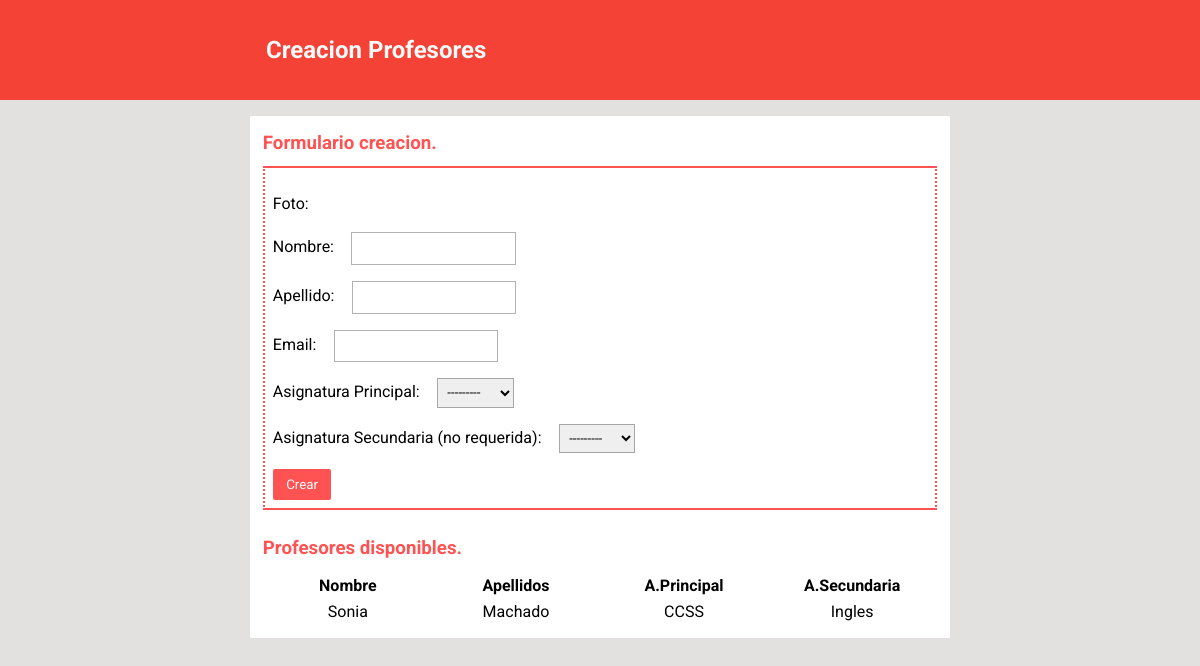
/setup/crearProfesores/, run on the app's committed database.
### setup/models.py (models this page shows, shortened)
class Profesor(models.Model):
    foto = models.ImageField(blank=True)
    nombre = models.CharField(max_length=50)
    apellido = models.CharField(max_length=50)
    email = models.EmailField()
    username = models.CharField(max_length=101)
    password = models.CharField(max_length=20)
    token = models.CharField(max_length=40)
    asignaturaPrincipal = models.ForeignKey(
        Asignatura,
        related_name="asignaturaPrincipal"
    )
    asignaturaSecundaria = models.ForeignKey(
        Asignatura,
        blank=True,
        null=True,
        related_name="asignaturaSecundaria"
    )
    class Meta:
        verbose_name = "Profesor"
        verbose_name_plural = "Profesores"

class Asignatura(models.Model):
    concepto = models.CharField(max_length=50)
    horasPorSemana = models.DecimalField(max_digits=2, decimal_places=0)
    class Meta:
        verbose_name = "Asignatura"
        verbose_name_plural = "Asignaturas"
    def __str__(self):
        return self.concepto

### setup/views.py (the view)
def crearProfesoresView(request):   # VISTA
    if request.method == 'POST':
        datosFormulario = request.POST
        formUsuario = ProfesorForm(datosFormulario)
        if formUsuario.is_valid():
            guardarUsuario(formUsuario)
            return HttpResponseRedirect('/setup/crearProfesores')
    context = crearContextoProfesor()
    return render(request, setupTemplate, context)

### setup/forms.py
class ProfesorForm(forms.ModelForm):
    class Meta:
        model = Profesor
        exclude = ['username', 'password', 'token']
        labels = {
            'asignaturaPrincipal': _('Asignatura Principal'),
            'asignaturaSecundaria': _('Asignatura Secundaria (no requerida)'),
        }

### setup/views.py (called while the page is built)
def crearContextoProfesor():
    formProfesor = ProfesorForm()
    todosProfesores = Profesor.objects.all().order_by('id')
    context = {
        'form': formProfesor,
        'todosProfesores': todosProfesores,
        'tipoFormulario': 'Profesores'
    }
    return context

### templates/setup.html (shortened to what this page needs)
{% load static %}
<!DOCTYPE HTML>
<html lang="es">
<head>
    <link rel="stylesheet" href="//cdn.materialdesignicons.com/2.0.46/css/materialdesignicons.min.css">
	<link rel="stylesheet" href="{% static "css/setup.css" %}">
</head>
<body>
	{% if form %}
		<header id="pageTitle">
	        <div>
	            <h2>Creacion {{ tipoFormulario }}</h2>
	        </div>
	    </header>
	    <div id="container">
	    	<h3>Formulario creacion.</h3>
			<form method="post" id="creationForm">
				{{ form.as_p }}
				<input type="submit" value="Crear" />
			</form>
	    	<br>
	    	<h3>{{ tipoFormulario }} disponibles.</h3>
			<table style="width:100%">
				{% if tipoFormulario == "Profesores" %}
					<tr>
						<th>Nombre</th>
						<th>Apellidos</th>
						<th>A.Principal</th>
						<th>A.Secundaria</th>
					</tr>
					{% for profesor in todosProfesores%}
						<tr>
							<td>{{ profesor.nombre }}</td>
							<td>{{ profesor.apellido }}</td>
							<td>{{ profesor.asignaturaPrincipal }}</td>
							<td>{{ profesor.asignaturaSecundaria }}</td>
						</tr>
					{% endfor %}
				{% endif %}
			</table>
	    </div>
	{% endif %}
</body>
</html>

### static/css/setup.css (style rules this page uses)
* { margin: 0; padding: 0; border: 0; box-sizing: border-box; font-family: 'Roboto', sans-serif; outline: none; text-decoration: none; line-height: 1.5; }
body { background-color: #e2e1e0; }
#pageTitle { background-color: #F44336; color: #fafafa; padding: 1em; text-align: center; position: relative; }
#pageTitle>div { width: 90%; max-width: 700px; display: flex; margin: 1em auto; }
#container { width: 90%; max-width: 700px; background-color: #fff; margin: 1em auto; list-style: none; padding: 0.8em; border-radius: 2px; }
#container>h3 { color: #FF5252; margin-bottom: 0.5em; }
#creationForm { border: 2px solid #FF5252; padding: 0.5em; border-top-style: solid; border-right-style: dotted; border-bottom-style: solid; border-left-style: dotted; }
#creationForm>p { -webkit-margin-before: 1em; -webkit-margin-after: 1em; -webkit-margin-start: 0px; -webkit-margin-end: 0px; }
input[type=submit] { background-color: #FF5252; color: #fafafa; padding: 0.4em 1em; border-radius: 2px; cursor: pointer; }
#creationForm>p>input, #creationForm>p>select { border: 1px solid rgba(0,0,0,.3); padding: 0.4em; margin-left: 1em; }
table { table-layout: fixed; width: 100%; text-align: center; }

### data on the page
Profesor: nombre "Sonia", apellido "Machado", asignaturaPrincipal "CCSS", asignaturaSecundaria "Ingles"

### other printed values
{{ tipoFormulario }} "Profesores"
